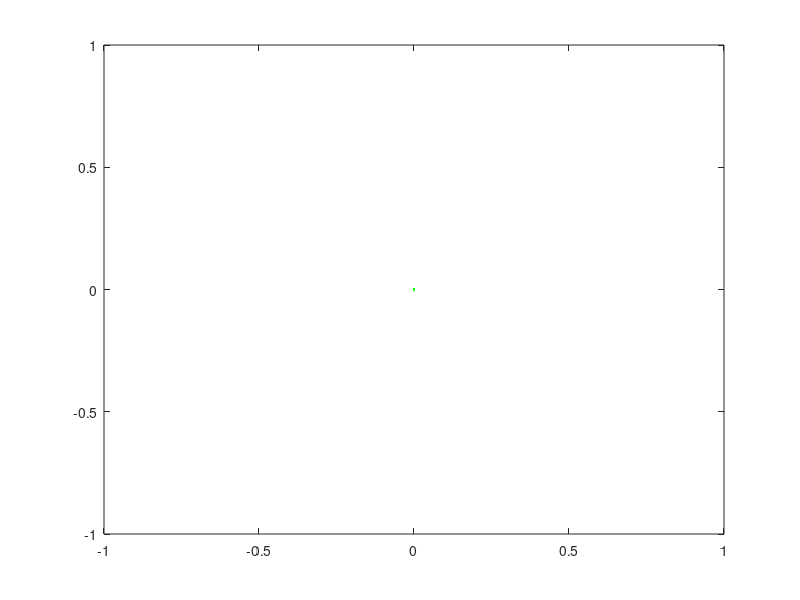

Here is the MATLAB script that generated this plot: (Note: this script raises an error after producing the figure.)
%Brain_Closed_05.m
%Project Title: An agent based model of motor adaption in larval zebrafish
%Description: Closed loop CTRNN model showing motor adaption of 
%Francis Poole
%20.7.14

clf;
clc;
clear;

%Init
dt = 0.01; %Time step
T = 40; %Amount of time
time = 0:dt:T; %Time array
tau_b = 1; %Time scale

M(1) = 0; %Motor node start
S(1) = 0; %Sensor node start

w_M = 0; %Motor weight
w_S = 0; %Sensor weight
w_MS = 1; %Motor <- Sensor weight
w_SM = 1; %Sensor <- Motor weight

flow_V = -1; %Flow velocity of water
swim_V(1) = 0; %Swim velocity of fish. Start at rest

fish_X(1) = 0; %Starting fish x position

%Gain parameter
%K(1:T/dt + 1) = 1;
%    OR
K(1:(T/dt+1)/4) = 5;
K((T/dt+1)/4:(T/dt+1)/2) = 3;
K((T/dt+1)/2:3*(T/dt+1)/4) = 5;
K(3*(T/dt+1)/4:(T/dt+1)) = 3;

for t = 1:length(time) - 1
    M(t+1) = M(t) + 1/tau_b * dt * (-M(t) + w_M * M(t) + w_MS * S(t) + randn * sqrt(dt)); %Update motor node
    S(t+1) = S(t) + 1/tau_b * dt * (-S(t) + w_S * S(t) + w_SM * M(t) - (swim_V(t) + flow_V) + randn * sqrt(dt)); %Update sensor node
    swim_V(t+1) = K(t+1) * M(t+1); %Update swim velocity
    fish_X(t+1) = fish_X(t) + dt * (swim_V(t) + flow_V); %Update fish position
end
swim_V(t+1) = K(t) * M(t); %Update final swim velocity


%Plot 1
%Fish Movement Animation
for t = 1:10:length(time) - 1
    plot(time(1:t),fish_X(1:t),'g');
    hold on
    plot(time(t),fish_X(t),'gO');
    hold off
    xlim([0,T]);
    ylim([min(fish_X),0]);
    pause(0.01);
end

%Plot 2
%Fish Position
subplot(2,2,1)
area([0,10],[2,2],-2,'FaceColor',[0.9,0.9,0.9],'LineStyle','none')
hold on;
area([10,20],[1.5,1.5],-1.5,'FaceColor','w','LineStyle','none')
area([20,30],[1.5,1.5],-1.5,'FaceColor',[0.9,0.9,0.9],'LineStyle','none')
area([30,40],[1.5,1.5],-1.5,'FaceColor','w','LineStyle','none')
plot(time,fish_X,'g');
axis([0,T,-1.5,0])
hold off;

title('Fish Position');

%Relative Velocity
subplot(2,2,2)
area([0,10],[2,2],-2,'FaceColor',[0.9,0.9,0.9],'LineStyle','none')
hold on;
area([10,20],[1,1],-1,'FaceColor','w','LineStyle','none')
area([20,30],[1,1],-1,'FaceColor',[0.9,0.9,0.9],'LineStyle','none')
area([30,40],[1,1],-1,'FaceColor','w','LineStyle','none')
plot(time,flow_V+swim_V);
hold off
ylim([-1,1]);
xlim([0,T]);
title('Relative Velocity');

%Sensor
subplot(2,2,3)
area([0,10],[2,2],-2,'FaceColor',[0.9,0.9,0.9],'LineStyle','none')
hold on;
area([10,20],[1,1],-1,'FaceColor','w','LineStyle','none')
area([20,30],[1,1],-1,'FaceColor',[0.9,0.9,0.9],'LineStyle','none')
area([30,40],[1,1],-1,'FaceColor','w','LineStyle','none')
plot(time, S)
hold off;
ylim([-1,1]);
xlim([0,T]);
title('Sensor');

%Motor
subplot(2,2,4);
area([0,10],[2,2],-2,'FaceColor',[0.9,0.9,0.9],'LineStyle','none')
hold on;
area([10,20],[1,1],-1,'FaceColor','w','LineStyle','none')
area([20,30],[1,1],-1,'FaceColor',[0.9,0.9,0.9],'LineStyle','none')
area([30,40],[1,1],-1,'FaceColor','w','LineStyle','none')
plot(time, M);
hold off;
ylim([-1,1]);
xlim([0,T]);
title('Motor');